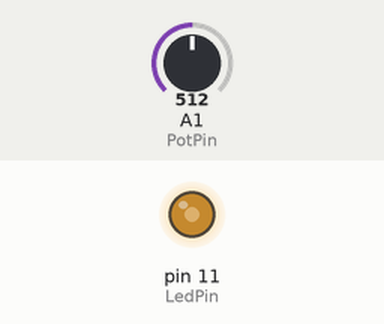
Simulated run of this sketch. Board: Arduino Uno, built with avr-gcc and run on an emulated ATmega328P. Parts: output pins drawn as LEDs (lit = HIGH). Inputs (shaded band) come from the test bench; at power-on: A1 (PotPin) = 512.

Above: at 1.2 s.
1.3 s: A1 (PotPin) set to 716
At 1.8 s:
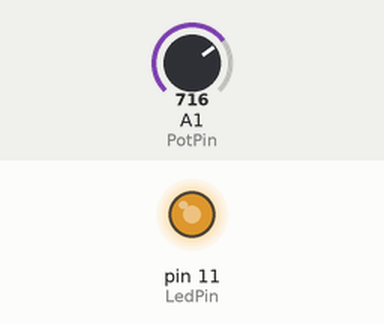
2.8 s: A1 (PotPin) set to 900
At 4.0 s:
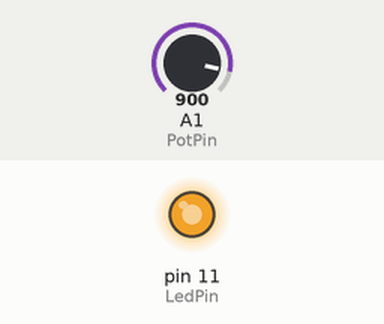
4.3 s: A1 (PotPin) set to 122
At 5.3 s:
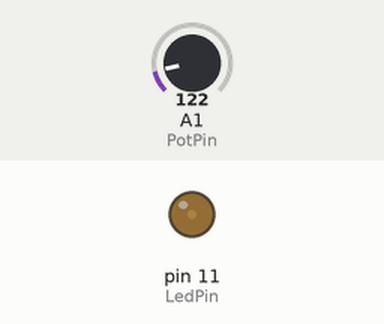
5.8 s: A1 (PotPin) set to 0
At 6.5 s:
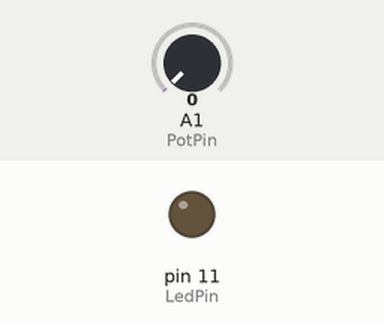
7.3 s: A1 (PotPin) set to 511
At 7.6 s:
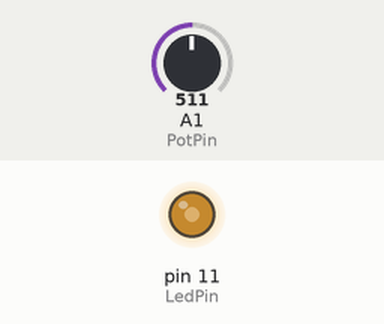
Timing chart, 0 to 9.8 s (numbered marks = the images above; inputs shaded):
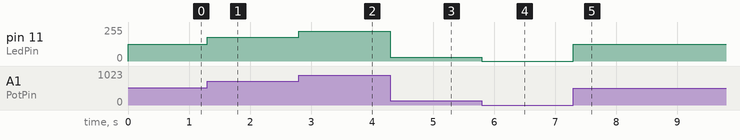

Measured:
- after the input at 1.3 s, pin 11 (LedPin): 127/255 → 178/255 at once
- after the input at 2.8 s, pin 11 (LedPin): 178/255 → 224/255 at once
- after the input at 4.3 s, pin 11 (LedPin): 224/255 → 30/255 at once
- after the input at 5.8 s, pin 11 (LedPin): 30/255 → 0/255 at once
- after the input at 7.3 s, pin 11 (LedPin): 0/255 → 127/255 at once

The sketch:

ex3.ino
```cpp
// Projeto Dimmer
const int PotPin = A1; // pino do Potenciômetro
const int LedPin = 11; // pino do LED
int ValorPot = 0;
int pwm = 0; // valor referente ao duty cycle

void setup() {
  pinMode(LedPin, OUTPUT);
}
void loop() {
  ValorPot = analogRead(PotPin);
  pwm = map(ValorPot, 0, 1023, 0, 255); // Os valores da variável pwm irão variar de 0 a 255,
  // conforme o potenciômetro varia de 0 a 1023.
  analogWrite(LedPin, pwm); // Ativa LedPin como uma saída PWM.
  // O sinal é definido pelo valor de duty cycle com período fixo.
}
```
